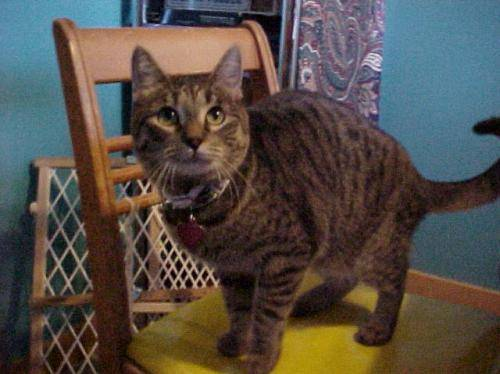
#> input picture animals/cats/cats_00001.jpg, 500 x 374 px; its folder holds 5 pictures in this run
$ jupyter execute --allow-errors default.ipynb
#> lines starting #> are read from the running program, lines starting #| are printed output that depends on the picture
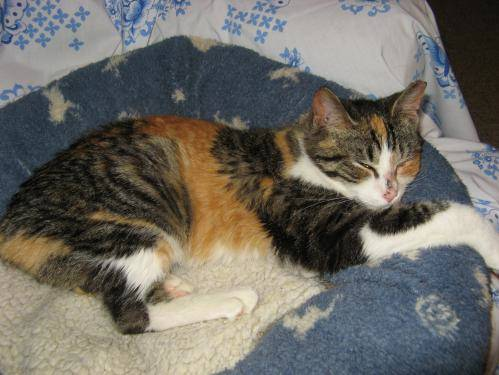
#> input picture animals/cats/cats_00002.jpg, 499 x 375 px
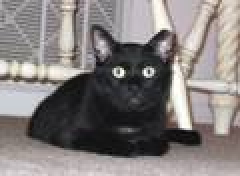
#> input picture animals/cats/cats_00003.jpg, 120 x 88 px (shown 2 times larger)
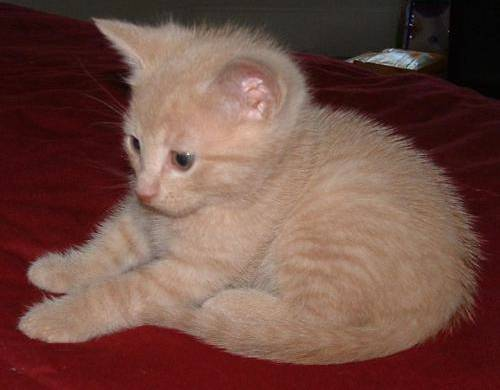
#> input picture animals/cats/cats_00004.jpg, 500 x 390 px
[cell 1]
import numpy as np
import skimage
import matplotlib.pyplot as plt
import skimage

from skimage.feature import hog
from skimage import data, exposure
from skimage.exposure import histogram
from skimage.feature import match_template
from skimage.transform import rescale
from skimage.util import random_noise
from scipy.signal import correlate2d
from skimage import io
from skimage.transform import resize

[cell 2]
size = 256

#> (the rest of this cell did not finish here and is left out)

#> (a cell that did not finish here is left out)

[cell 4]
query = resize(io.imread("animals/cats/cats_00006.jpg"), (size, size))
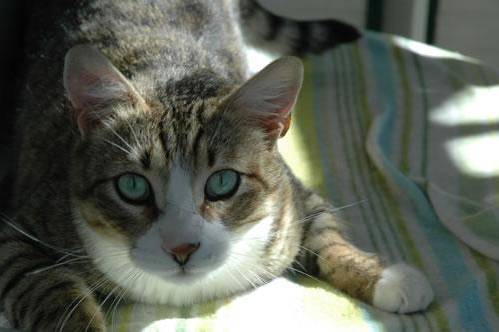
#> input picture animals/cats/cats_00006.jpg, 499 x 332 px
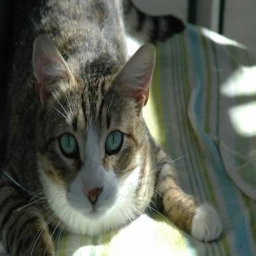
#> query: shape (256, 256, 3) float64; mean R, G, B 0.363, 0.381, 0.34
plt.imshow(query) and plt.show()

[cell 5]
hog_query = hog(query, orientations=8, pixels_per_cell=(16, 16),
                    cells_per_block=(1, 1), channel_axis=2)
#> hog_query = 2048 values, max 0.981 at index 104, min 0 at index 101, mean 0.316
#> (the rest of this cell did not finish here and is left out)
